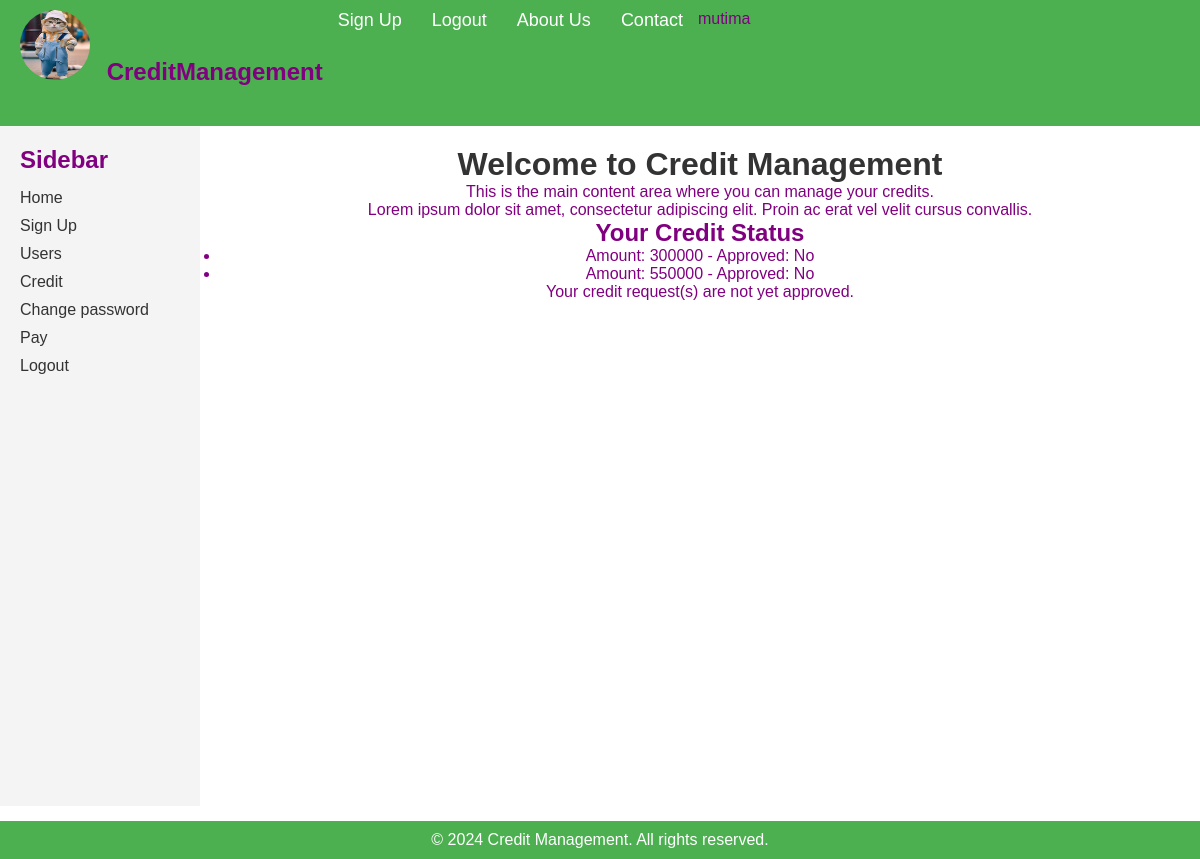
Page /credit_home (signed in) on the committed database.
### authentication/models.py (models this page shows)
class CustomUser(AbstractUser):
    class Gender(models.TextChoices):
        MALE = 'MALE', 'Male'
        FEMALE = 'FEMALE', 'Female'
    class Civility(models.TextChoices):
        MARRIED = 'MARRIED', 'Married'  # Fixed spelling
        UNMARRIED = 'UNMARRIED', 'Unmarried'  # Fixed spelling
    PROVINCES = [
        ('Kayanza', 'Kayanza'),
        ('Mwaro', 'Mwaro'),
        ('Bururi', 'Bururi'),
        ('Bujumbura-Mairie', 'Bujumbura-Mairie'),
        ('Bujumbura-Rurale', 'Bujumbura-Rurale'),
        ('Gitega', 'Gitega'),
        ('Rutana', 'Rutana'),
        ('Ngozi', 'Ngozi'),
        ('Cibitoke', 'Cibitoke'),
        ('Muyinga', 'Muyinga'),
        ('Kirundo', 'Kirundo'),
        ('Rumonge', 'Rumonge'),
        ('Makamba', 'Makamba'),
        ('Karusi', 'Karusi'),
        ('Ruyigi', 'Ruyigi'),
        ('Bubanza', 'Bubanza'),
    ]
    gender = models.CharField(
        max_length=10,
        verbose_name='Gender',
        choices=Gender.choices  # Use .choices here
    )
    civility = models.CharField(
        max_length=30,
        verbose_name='Civility',
        choices=Civility.choices  # Use .choices here
    )
    province = models.CharField(
        max_length=30,
        verbose_name='Province',
        choices=PROVINCES
    )
    birth_year = models.PositiveIntegerField(
        verbose_name='Birth Year',
        choices=[(year, year) for year in range(1900, datetime.now().year + 1)],
        default=datetime.now().year
    )
    profile_photo = models.ImageField(verbose_name='Profile Photo')  # Specify upload_to
    def __str__(self):
        return self.username

### credit/models.py (models this page shows, shortened)
class CreditModel(models.Model):
	customer=models.ForeignKey(CustomUser, on_delete=models.CASCADE,verbose_name='CustomUser')
	amount=models.PositiveIntegerField(verbose_name='Amount')
	date_created = models.DateTimeField(auto_now_add=True)
	approved=models.BooleanField(default=False)
	payed=models.BooleanField(default=False)

### credit/views.py (the view)
# urls.py: path('credit_home',HomeView.as_view(),name='credit_home'),
class HomeView(TemplateView):
	template_name='credit/home.html'
	def get_context_data(self, **kwargs):
		context = super().get_context_data(**kwargs)
		user = self.request.user
		user_credits = CreditModel.objects.filter(customer=user)
		approved_credits = user_credits.filter(approved=True)
		context['approved_credits'] = approved_credits
		context['user_credits'] = user_credits
		return context

### credit/templates/credit/home.html (shortened to what this page needs)
{% extends "base.html" %}
{% block content %}
<center>
    <h1>Welcome to Credit Management</h1>
    <p>This is the main content area where you can manage your credits.</p>
    <p>Lorem ipsum dolor sit amet, consectetur adipiscing elit. Proin ac erat vel velit cursus convallis.</p>
    {% if user_credits %}
        <h2>Your Credit Status</h2>
        <ul>
            {% for credit in user_credits %}
                <li>
                    Amount: {{ credit.amount }} -
                    Approved: {{ credit.approved|yesno:"Yes,No" }}
                </li>
            {% endfor %}
        </ul>
        {% if approved_credits %}
            <p>Your credit request(s) have been approved!</p>
        {% else %}
            <p>Your credit request(s) are not yet approved.</p>
        {% endif %}
    {% else %}
        <p>You have no credit requests.</p>
    {% endif %}
</center>
{% endblock content %}

### templates/base.html (shortened to what this page needs)
{% load static %}
<!DOCTYPE html>
<html lang="en">
<head>
    <link rel="stylesheet" href="{% static 'style.css' %}">
</head>
<body>
    <nav class="navbar">
        <div class="container">
            <div class="logo">
            <img  src={{ user.profile_photo.url }}>
            CreditManagement</div>
            <ul class="nav-links">
                <li><a href="{% url 'signup' %}">Sign Up</a></li>
                <li><a href="#">Logout</a></li>
                <li><a href="#about">About Us</a></li>
                <li><a href="#contact">Contact</a></li>
            </ul>
            <div class="user"><p>{{ user }}</p></div>
        </div>
    </nav>
    <div class="container">
        <aside class="sidebar">
            <h2>Sidebar</h2>
            <ul>
                <li><a href="{% url 'credit_home' %}">Home</a></li>
                <li><a href="{% url 'signup' %}">Sign Up</a></li>
                <li><a href="{% url 'user_list' %}">Users</a></li>
                <li><a href="{% url 'credit_create' %}">Credit</a></li>
                <li><a href="{% url 'change_password' %}">Change password</a></li>
                <li><a href="{% url 'logout' %}">Pay</a></li>
                <li><a href="{% url 'logout' %}">Logout</a></li>
            </ul>
        </aside>
        <main class="main-content">
            {% block content %}
            {% endblock content %}
        </main>
    </div>
    <footer class="footer">
        <p>&copy; 2024 Credit Management. All rights reserved.</p>
    </footer>
</body>
</html>

### static/style.css (style rules this page uses)
* { margin: 0; padding: 0; box-sizing: border-box; }
body { font-family: 'Arial', sans-serif; }
.navbar { background-color: #4CAF50; color: white; padding: 10px 20px; }
.container { display: flex; }
.logo { font-size: 24px; font-weight: bold; }
.logo img { width: 70px; height: 70px; border-radius: 50%; margin-right: 10px; }
.nav-links { list-style: none; display: flex; }
.nav-links li { margin: 0 15px; }
.nav-links a { color: white; text-decoration: none; font-size: 18px; transition: color 0.3s; }
.sidebar { width: 200px; height: 85vh; background-color: #f4f4f4; padding: 20px; }
.sidebar h2 { margin-bottom: 15px; }
.sidebar ul { list-style: none; }
.sidebar ul li { margin: 10px 0; }
.sidebar ul li a { text-decoration: none; color: #333; }
.main-content { flex: 1; padding: 20px; }
.footer { background-color: #4CAF50; color: white; text-align: center; padding: 10px 0; }
h1 { text-align: center; color: #333; }
div { color: purple; margin-bottom: 15px; }

### rows in the picture
CustomUser: profile_photo (picture), username "mutima"
CreditModel: amount "300000", approved "No"
CreditModel: amount "550000", approved "No"
